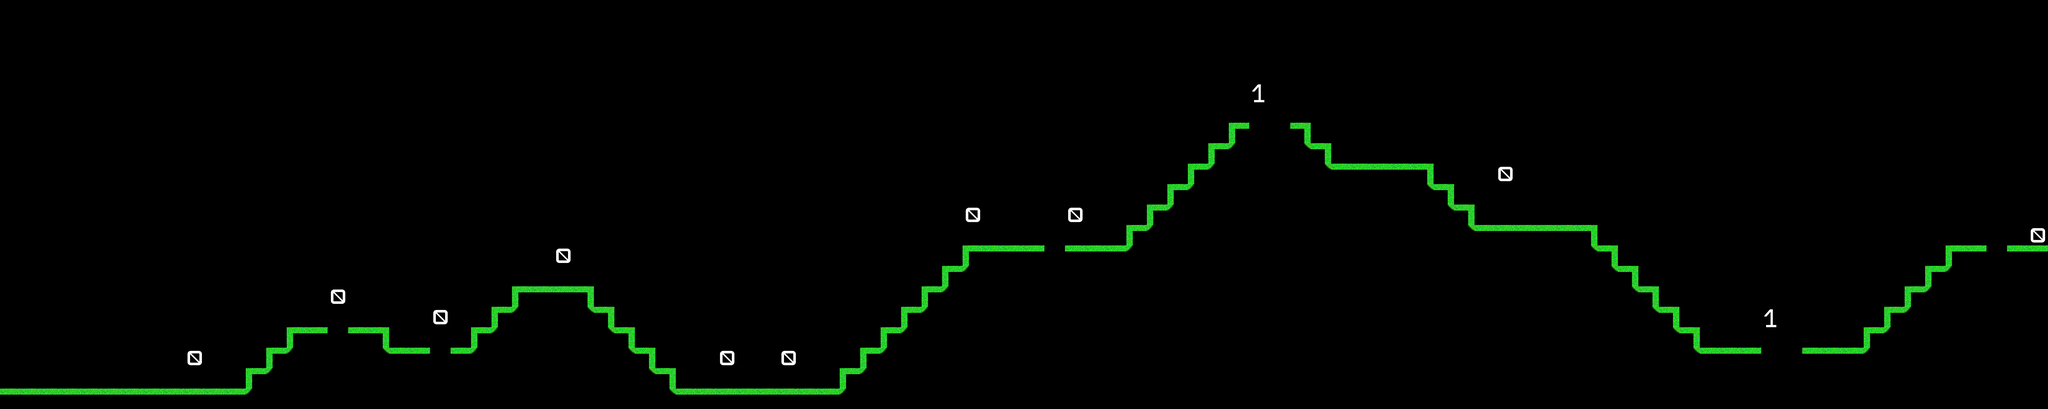

Rendered tile map (Tiled .tmx) drawn with the repository's tilesets; below, a short description and the full map source, tile grids included:
An orthogonal 100x20 tile map with 64x64 px tiles, 1 tile layer (Tile Layer 1), 2 tilesets.

<map version="1.0" orientation="orthogonal" renderorder="right-down" width="100" height="20" tilewidth="64" tileheight="64" nextobjectid="1">
 <tileset firstgid="1" name="tileset" tilewidth="64" tileheight="64" tilecount="7" columns="7">
  <image source="tileset.png" width="448" height="64" />
 </tileset>
 <tileset firstgid="8" name="tileset" tilewidth="64" tileheight="64" tilecount="8" columns="8">
  <image source="tileset.png" width="512" height="64" />
 </tileset>
 <layer name="Tile Layer 1" width="100" height="20">
  <data encoding="csv">
0,0,0,0,0,0,0,0,0,0,0,0,0,0,0,0,0,0,0,0,0,0,0,0,0,0,0,0,0,0,0,0,0,0,0,0,0,0,0,0,0,0,0,0,0,0,0,0,0,0,0,0,0,0,0,0,0,0,0,0,0,0,0,0,0,0,0,0,0,0,0,0,0,0,0,0,0,0,0,0,0,0,0,0,0,0,0,0,0,0,0,0,0,0,0,0,0,0,0,0,
0,0,0,0,0,0,0,0,0,0,0,0,0,0,0,0,0,0,0,0,0,0,0,0,0,0,0,0,0,0,0,0,0,0,0,0,0,0,0,0,0,0,0,0,0,0,0,0,0,0,0,0,0,0,0,0,0,0,0,0,0,0,0,0,0,0,0,0,0,0,0,0,0,0,0,0,0,0,0,0,0,0,0,0,0,0,0,0,0,0,0,0,0,0,0,0,0,0,0,0,
0,0,0,0,0,0,0,0,0,0,0,0,0,0,0,0,0,0,0,0,0,0,0,0,0,0,0,0,0,0,0,0,0,0,0,0,0,0,0,0,0,0,0,0,0,0,0,0,0,0,0,0,0,0,0,0,0,0,0,0,0,0,0,0,0,0,0,0,0,0,0,0,0,0,0,0,0,0,0,0,0,0,0,0,0,0,0,0,0,0,0,0,0,0,0,0,0,0,0,0,
0,0,0,0,0,0,0,0,0,0,0,0,0,0,0,0,0,0,0,0,0,0,0,0,0,0,0,0,0,0,0,0,0,0,0,0,0,0,0,0,0,0,0,0,0,0,0,0,0,0,0,0,0,0,0,0,0,0,0,0,0,0,0,0,0,0,0,0,0,0,0,0,0,0,0,0,0,0,0,0,0,0,0,0,0,0,0,0,0,0,0,0,0,0,0,0,0,0,0,0,
0,0,0,0,0,0,0,0,0,0,0,0,0,0,0,0,0,0,0,0,0,0,0,0,0,0,0,0,0,0,0,0,0,0,0,0,0,0,0,0,0,0,0,0,0,0,0,0,0,0,0,0,0,0,0,0,0,0,0,0,0,15,0,0,0,0,0,0,0,0,0,0,0,0,0,0,0,0,0,0,0,0,0,0,0,0,0,0,0,0,0,0,0,0,0,0,0,0,0,0,
0,0,0,0,0,0,0,0,0,0,0,0,0,0,0,0,0,0,0,0,0,0,0,0,0,0,0,0,0,0,0,0,0,0,0,0,0,0,0,0,0,0,0,0,0,0,0,0,0,0,0,0,0,0,0,0,0,0,0,0,0,0,0,0,0,0,0,0,0,0,0,0,0,0,0,0,0,0,0,0,0,0,0,0,0,0,0,0,0,0,0,0,0,0,0,0,0,0,0,0,
0,0,0,0,0,0,0,0,0,0,0,0,0,0,0,0,0,0,0,0,0,0,0,0,0,0,0,0,0,0,0,0,0,0,0,0,0,0,0,0,0,0,0,0,0,0,0,0,0,0,0,0,0,0,0,0,0,0,0,0,4,2,2,5,0,0,0,0,0,0,0,0,0,0,0,0,0,0,0,0,0,0,0,0,0,0,0,0,0,0,0,0,0,0,0,0,0,0,0,0,
0,0,0,0,0,0,0,0,0,0,0,0,0,0,0,0,0,0,0,0,0,0,0,0,0,0,0,0,0,0,0,0,0,0,0,0,0,0,0,0,0,0,0,0,0,0,0,0,0,0,0,0,0,0,0,0,0,0,0,4,6,2,2,7,5,0,0,0,0,0,0,0,0,0,0,0,0,0,0,0,0,0,0,0,0,0,0,0,0,0,0,0,0,0,0,0,0,0,0,0,
0,0,0,0,0,0,0,0,0,0,0,0,0,0,0,0,0,0,0,0,0,0,0,0,0,0,0,0,0,0,0,0,0,0,0,0,0,0,0,0,0,0,0,0,0,0,0,0,0,0,0,0,0,0,0,0,0,0,4,6,2,2,2,2,7,1,1,1,1,5,0,0,0,3,0,0,0,0,0,0,0,0,0,0,0,0,0,0,0,0,0,0,0,0,0,0,0,0,0,0,
0,0,0,0,0,0,0,0,0,0,0,0,0,0,0,0,0,0,0,0,0,0,0,0,0,0,0,0,0,0,0,0,0,0,0,0,0,0,0,0,0,0,0,0,0,0,0,0,0,0,0,0,0,0,0,0,0,4,6,2,2,2,2,2,2,2,2,2,2,7,5,0,0,0,0,0,0,0,0,0,0,0,0,0,0,0,0,0,0,0,0,0,0,0,0,0,0,0,0,0,
0,0,0,0,0,0,0,0,0,0,0,0,0,0,0,0,0,0,0,0,0,0,0,0,0,0,0,0,0,0,0,0,0,0,0,0,0,0,0,0,0,0,0,0,0,0,0,3,0,0,0,0,3,0,0,0,4,6,2,2,2,2,2,2,2,2,2,2,2,2,7,5,0,0,0,0,0,0,0,0,0,0,0,0,0,0,0,0,0,0,0,0,0,0,0,0,0,0,0,0,
0,0,0,0,0,0,0,0,0,0,0,0,0,0,0,0,0,0,0,0,0,0,0,0,0,0,0,0,0,0,0,0,0,0,0,0,0,0,0,0,0,0,0,0,0,0,0,0,0,0,0,0,0,0,0,4,6,2,2,2,2,2,2,2,2,2,2,2,2,2,2,7,1,1,1,1,1,5,0,0,0,0,0,0,0,0,0,0,0,0,0,0,0,0,0,0,0,0,0,3,
0,0,0,0,0,0,0,0,0,0,0,0,0,0,0,0,0,0,0,0,0,0,0,0,0,0,0,3,0,0,0,0,0,0,0,0,0,0,0,0,0,0,0,0,0,0,0,4,1,1,1,2,1,1,1,6,2,2,2,2,2,2,2,2,2,2,2,2,2,2,2,2,2,2,2,2,2,7,5,0,0,0,0,0,0,0,0,0,0,0,0,0,0,0,0,4,1,2,1,1,
0,0,0,0,0,0,0,0,0,0,0,0,0,0,0,0,0,0,0,0,0,0,0,0,0,0,0,0,0,0,0,0,0,0,0,0,0,0,0,0,0,0,0,0,0,0,4,6,2,2,2,2,2,2,2,2,2,2,2,2,2,2,2,2,2,2,2,2,2,2,2,2,2,2,2,2,2,2,7,5,0,0,0,0,0,0,0,0,0,0,0,0,0,0,4,6,2,2,2,2,
0,0,0,0,0,0,0,0,0,0,0,0,0,0,0,0,3,0,0,0,0,0,0,0,0,4,1,1,5,0,0,0,0,0,0,0,0,0,0,0,0,0,0,0,0,4,6,2,2,2,2,2,2,2,2,2,2,2,2,2,2,2,2,2,2,2,2,2,2,2,2,2,2,2,2,2,2,2,2,7,5,0,0,0,0,0,0,0,0,0,0,0,0,4,6,2,2,2,2,2,
0,0,0,0,0,0,0,0,0,0,0,0,0,0,0,0,0,0,0,0,0,3,0,0,4,6,2,2,7,5,0,0,0,0,0,0,0,0,0,0,0,0,0,0,4,6,2,2,2,2,2,2,2,2,2,2,2,2,2,2,2,2,2,2,2,2,2,2,2,2,2,2,2,2,2,2,2,2,2,2,7,5,0,0,0,0,15,0,0,0,0,0,4,6,2,2,2,2,2,2,
0,0,0,0,0,0,0,0,0,0,0,0,0,0,4,1,2,1,5,0,0,0,0,4,6,2,2,2,2,7,5,0,0,0,0,0,0,0,0,0,0,0,0,4,6,2,2,2,2,2,2,2,2,2,2,2,2,2,2,2,2,2,2,2,2,2,2,2,2,2,2,2,2,2,2,2,2,2,2,2,2,7,5,0,0,0,0,0,0,0,0,4,6,2,2,2,2,2,2,2,
0,0,0,0,0,0,0,0,0,3,0,0,0,4,6,2,2,2,7,1,1,2,1,6,2,2,2,2,2,2,7,5,0,0,0,3,0,0,3,0,0,0,4,6,2,2,2,2,2,2,2,2,2,2,2,2,2,2,2,2,2,2,2,2,2,2,2,2,2,2,2,2,2,2,2,2,2,2,2,2,2,2,7,1,1,1,2,2,1,1,1,6,2,2,2,2,2,2,2,2,
0,0,0,0,0,0,0,0,0,0,0,0,4,6,2,2,2,2,2,2,2,2,2,2,2,2,2,2,2,2,2,7,5,0,0,0,0,0,0,0,0,4,6,2,2,2,2,2,2,2,2,2,2,2,2,2,2,2,2,2,2,2,2,2,2,2,2,2,2,2,2,2,2,2,2,2,2,2,2,2,2,2,2,2,2,2,2,2,2,2,2,2,2,2,2,2,2,2,2,2,
1,1,1,1,1,1,1,1,1,1,1,1,6,2,2,2,2,2,2,2,2,2,2,2,2,2,2,2,2,2,2,2,7,1,1,1,1,1,1,1,1,6,2,2,2,2,2,2,2,2,2,2,2,2,2,2,2,2,2,2,2,2,2,2,2,2,2,2,2,2,2,2,2,2,2,2,2,2,2,2,2,2,2,2,2,2,2,2,2,2,2,2,2,2,2,2,2,2,2,2
</data>
 </layer>
</map>